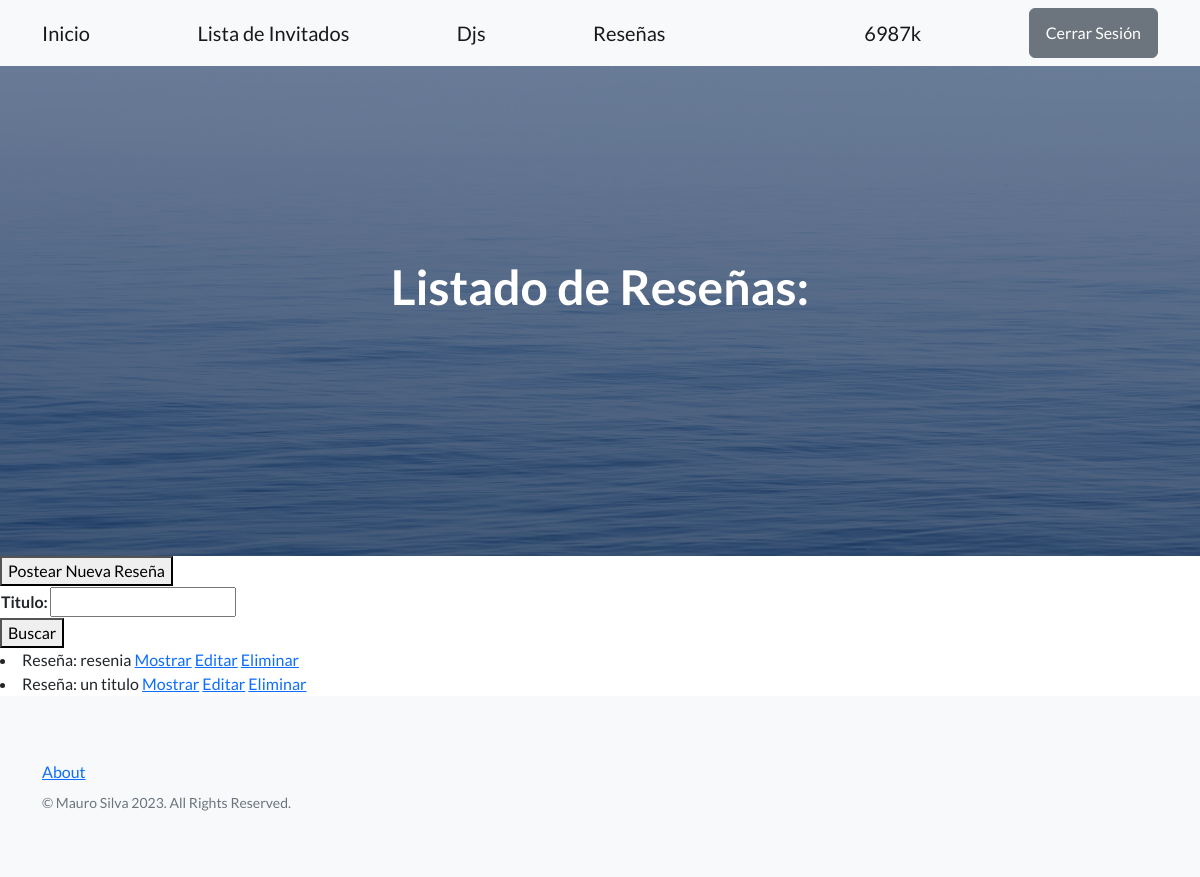
/usuario/resenias (signed in), run on an earlier commit of the app's database.
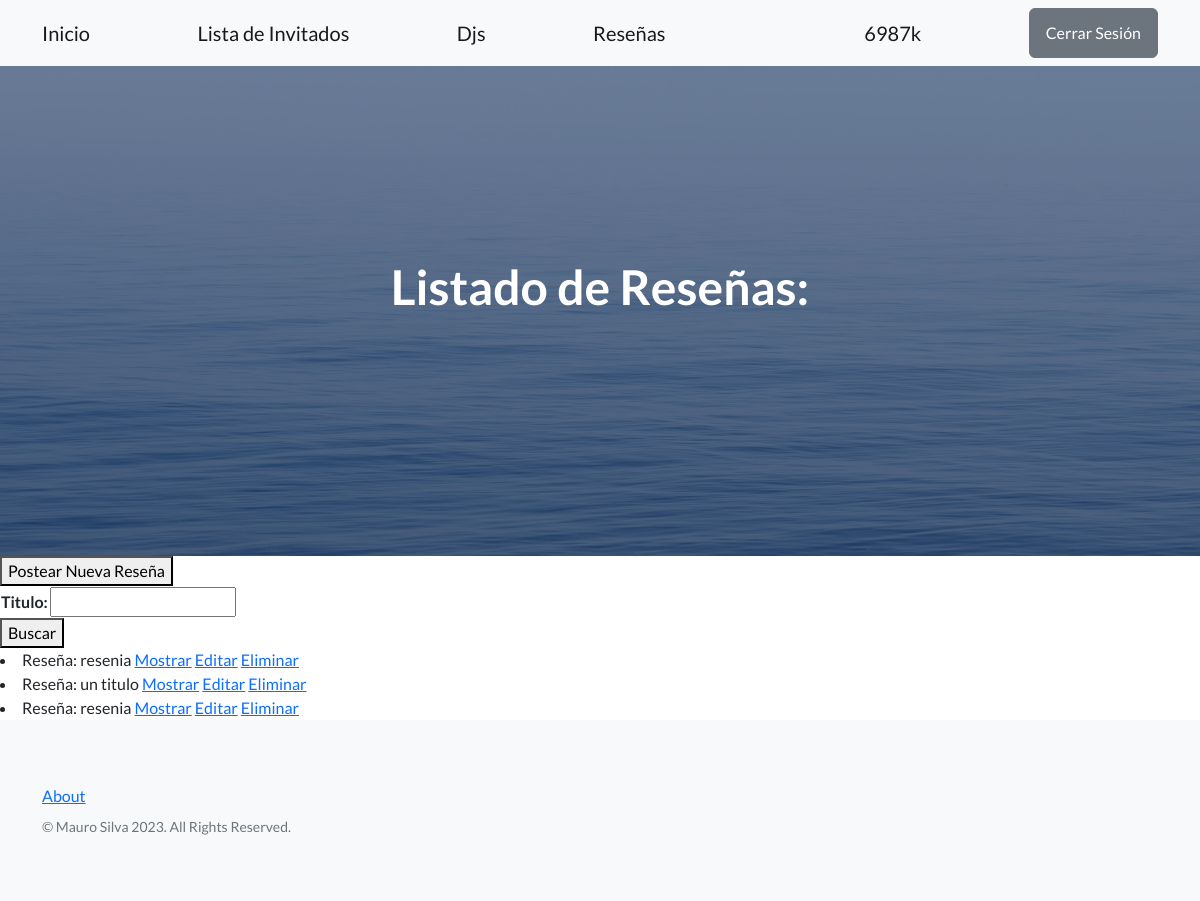
And on a later commit of the database.
### usuario/models.py (models this page shows)
class Resenia(models.Model):
    titulo = models.CharField(max_length=20)
    subtitulo = models.CharField(max_length=20)
    contenido = models.TextField(null=True)
    autor = models.CharField(max_length=20)
    fecha_de_creacion = models.DateField(null=True)
    def __str__(self):
        return f'Reseña: {self.titulo}'

### usuario/views.py (the view)
# urls.py: path('resenias', views.listar_resenias, name = 'resenias'),
def listar_resenias(request):
    formulario = BuscarResenia(request.GET)
    if formulario.is_valid():
        titulo_a_buscar = formulario.cleaned_data.get('titulo', '')
        resenias = Resenia.objects.filter(titulo__icontains=titulo_a_buscar)
    formulario = BuscarResenia()
    return render(request, 'usuario/resenias.html', {'formulario':formulario, 'resenias':resenias})

### usuario/form.py
class BuscarResenia(forms.Form):
    titulo = forms.CharField(max_length=20, required=False)

### usuario/templates/usuario/resenias.html (shortened to what this page needs)
{% extends 'base.html' %}
{% block mensaje_inicio %}
Listado de Reseñas:
{% endblock mensaje_inicio %}
{% block contenido %}
<button><a class='navbar-brand' href= {% url 'usuario:postear' %}>Postear Nueva Reseña</a></button>
<form action={% url 'usuario:resenias' %} method='get'>
    <table>
        {{formulario}}
    </table>
    <button>Buscar</button>
</form>
{% if resenias %}
{% for resenia in resenias %}
<li>
    {{resenia}}
    <a href={% url 'usuario:mostrar_resenia' resenia.id %}>Mostrar</a>
    <a href={% url 'usuario:editar_resenia' resenia.id %}>Editar</a>
    <a href={% url 'usuario:eliminar_resenia' resenia.id %}>Eliminar</a>
</li>
{% endfor %}
{% else %}
<p>No se encontro Reseña.</p>
{% endif %}
{% endblock contenido %}

What changed in the data, as far as the page shows it:
added Resenia: titulo "Reseña: resenia"
